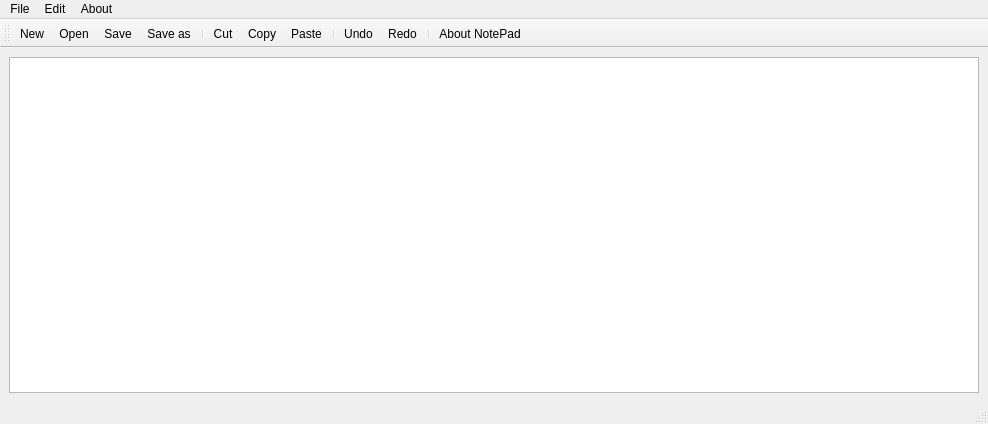
<?xml version="1.0" encoding="UTF-8"?>
<ui version="4.0">
 <class>MainWindow</class>
 <widget class="QMainWindow" name="MainWindow">
  <property name="geometry">
   <rect>
    <x>0</x>
    <y>0</y>
    <width>988</width>
    <height>424</height>
   </rect>
  </property>
  <property name="windowTitle">
   <string>MainWindow</string>
  </property>
  <widget class="QWidget" name="centralwidget">
   <layout class="QHBoxLayout" name="horizontalLayout">
    <item>
     <widget class="QTextEdit" name="textEdit"/>
    </item>
   </layout>
  </widget>
  <widget class="QMenuBar" name="menubar">
   <property name="geometry">
    <rect>
     <x>0</x>
     <y>0</y>
     <width>988</width>
     <height>22</height>
    </rect>
   </property>
   <widget class="QMenu" name="menuFile">
    <property name="title">
     <string>File</string>
    </property>
    <addaction name="actionNew"/>
    <addaction name="actionOpen"/>
    <addaction name="separator"/>
    <addaction name="actionSave"/>
    <addaction name="actionSave_as"/>
   </widget>
   <widget class="QMenu" name="menuEdit">
    <property name="title">
     <string>Edit</string>
    </property>
    <addaction name="actionCut"/>
    <addaction name="actionCopy"/>
    <addaction name="actionPaste"/>
    <addaction name="separator"/>
    <addaction name="actionUndo"/>
    <addaction name="actionRedo"/>
   </widget>
   <widget class="QMenu" name="menuAbout">
    <property name="title">
     <string>About</string>
    </property>
    <addaction name="actionAbout_NotePad"/>
   </widget>
   <addaction name="menuFile"/>
   <addaction name="menuEdit"/>
   <addaction name="menuAbout"/>
  </widget>
  <widget class="QStatusBar" name="statusbar"/>
  <widget class="QToolBar" name="toolBar">
   <property name="windowTitle">
    <string>toolBar</string>
   </property>
   <attribute name="toolBarArea">
    <enum>TopToolBarArea</enum>
   </attribute>
   <attribute name="toolBarBreak">
    <bool>false</bool>
   </attribute>
   <addaction name="actionNew"/>
   <addaction name="actionOpen"/>
   <addaction name="actionSave"/>
   <addaction name="actionSave_as"/>
   <addaction name="separator"/>
   <addaction name="actionCut"/>
   <addaction name="actionCopy"/>
   <addaction name="actionPaste"/>
   <addaction name="separator"/>
   <addaction name="actionUndo"/>
   <addaction name="actionRedo"/>
   <addaction name="separator"/>
   <addaction name="actionAbout_NotePad"/>
  </widget>
  <action name="actionNew">
   <property name="icon">
    <iconset resource="resources.qrc">
     <normaloff>:/rec/img/new.jpg</normaloff>:/rec/img/new.jpg</iconset>
   </property>
   <property name="text">
    <string>New</string>
   </property>
  </action>
  <action name="actionOpen">
   <property name="icon">
    <iconset resource="resources.qrc">
     <normaloff>:/rec/img/open.jpg</normaloff>:/rec/img/open.jpg</iconset>
   </property>
   <property name="text">
    <string>Open</string>
   </property>
  </action>
  <action name="actionSave">
   <property name="icon">
    <iconset resource="resources.qrc">
     <normaloff>:/rec/img/save.png</normaloff>:/rec/img/save.png</iconset>
   </property>
   <property name="text">
    <string>Save</string>
   </property>
  </action>
  <action name="actionSave_as">
   <property name="icon">
    <iconset resource="resources.qrc">
     <normaloff>:/rec/img/save_as.png</normaloff>:/rec/img/save_as.png</iconset>
   </property>
   <property name="text">
    <string>Save as ...</string>
   </property>
  </action>
  <action name="actionCut">
   <property name="icon">
    <iconset resource="resources.qrc">
     <normaloff>:/rec/img/cut.jpg</normaloff>:/rec/img/cut.jpg</iconset>
   </property>
   <property name="text">
    <string>Cut</string>
   </property>
  </action>
  <action name="actionCopy">
   <property name="icon">
    <iconset resource="resources.qrc">
     <normaloff>:/rec/img/copy.png</normaloff>:/rec/img/copy.png</iconset>
   </property>
   <property name="text">
    <string>Copy</string>
   </property>
  </action>
  <action name="actionPaste">
   <property name="icon">
    <iconset resource="resources.qrc">
     <normaloff>:/rec/img/paste.jpg</normaloff>:/rec/img/paste.jpg</iconset>
   </property>
   <property name="text">
    <string>Paste</string>
   </property>
  </action>
  <action name="actionUndo">
   <property name="icon">
    <iconset resource="resources.qrc">
     <normaloff>:/rec/img/undo.png</normaloff>:/rec/img/undo.png</iconset>
   </property>
   <property name="text">
    <string>Undo</string>
   </property>
  </action>
  <action name="actionRedo">
   <property name="icon">
    <iconset resource="resources.qrc">
     <normaloff>:/rec/img/redo.jpg</normaloff>:/rec/img/redo.jpg</iconset>
   </property>
   <property name="text">
    <string>Redo</string>
   </property>
  </action>
  <action name="actionAbout_NotePad">
   <property name="icon">
    <iconset resource="resources.qrc">
     <normaloff>:/rec/img/i.jpg</normaloff>:/rec/img/i.jpg</iconset>
   </property>
   <property name="text">
    <string>About NotePad</string>
   </property>
  </action>
 </widget>
 <resources>
  <include location="resources.qrc"/>
 </resources>
 <connections/>
</ui>
